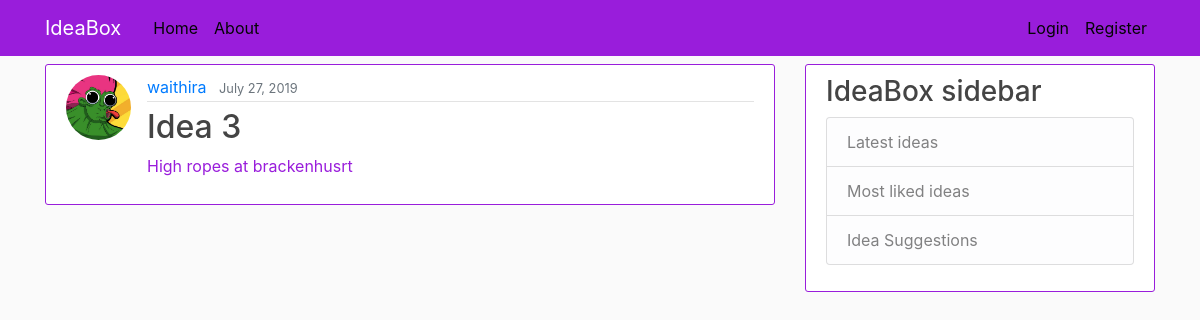
The page /ideas/3/ on the database its author committed.
### ideabox/models.py (models this page shows, shortened)
class Ideas(models.Model):
	title = models.CharField(max_length =50)
	description = models.TextField(max_length=200)
	date_posted = models.DateTimeField(default=timezone.now)
	author = models.ForeignKey(User, on_delete=models.CASCADE)

### users/models.py (models this page shows, shortened)
class Profile(models.Model):
	user = models.OneToOneField(User, on_delete=models.CASCADE)
	image = models.ImageField(default='default1.jpg', upload_to='profile_pics')

### ideabox/views.py (the view)
# urls.py: path('ideas/<int:pk>/', IdeaDetailView.as_view(), name='ideas-detail'),
class IdeaDetailView(DetailView):
	model = Ideas

### ideabox/templates/ideabox/ideas_detail.html (shortened to what this page needs)
{% extends "ideabox/base.html" %}
{% block content %}
        <article class="media content-section">
          <img class="rounded-circle article-img" src="{{ object.author.profile.image.url }}">
          <div class="media-body">
            <div class="article-metadata">
              <a class="mr-2" href="{% url 'profile' %}">{{ object.author }}</a>
              <small class="text-muted">{{ object.date_posted|date:"F d, Y" }}</small>
            </div>
            <h2 class="article-title">{{ object.title }}</h2>
            <p class="article-content">{{ object.description }}</p>
          </div>
        </article>
{% endblock content %}

### ideabox/static/ideabox/main.css (style rules this page uses)
body { background: #fafafa; color: #991DDB; margin-top: 4rem; }
h1, h2, h3, h4, h5, h6 { color: #444444; }
.content-section { background: #ffffff; padding: 10px 20px; border: 1px solid #991DDB; border-radius: 3px; margin-bottom: 20px; }
.article-title { color: #444444; }
.article-content { white-space: pre-line; }
.article-img { height: 65px; width: 65px; margin-right: 16px; }
.article-metadata { padding-bottom: 2px; margin-bottom: 6px; border-bottom: 1px solid #e3e3e3 }

### rows shown on the page
Ideas: author.profile.image (placeholder picture), author "waithira", date_posted "July 27, 2019", title "Idea 3", description "High ropes at brackenhusrt"
